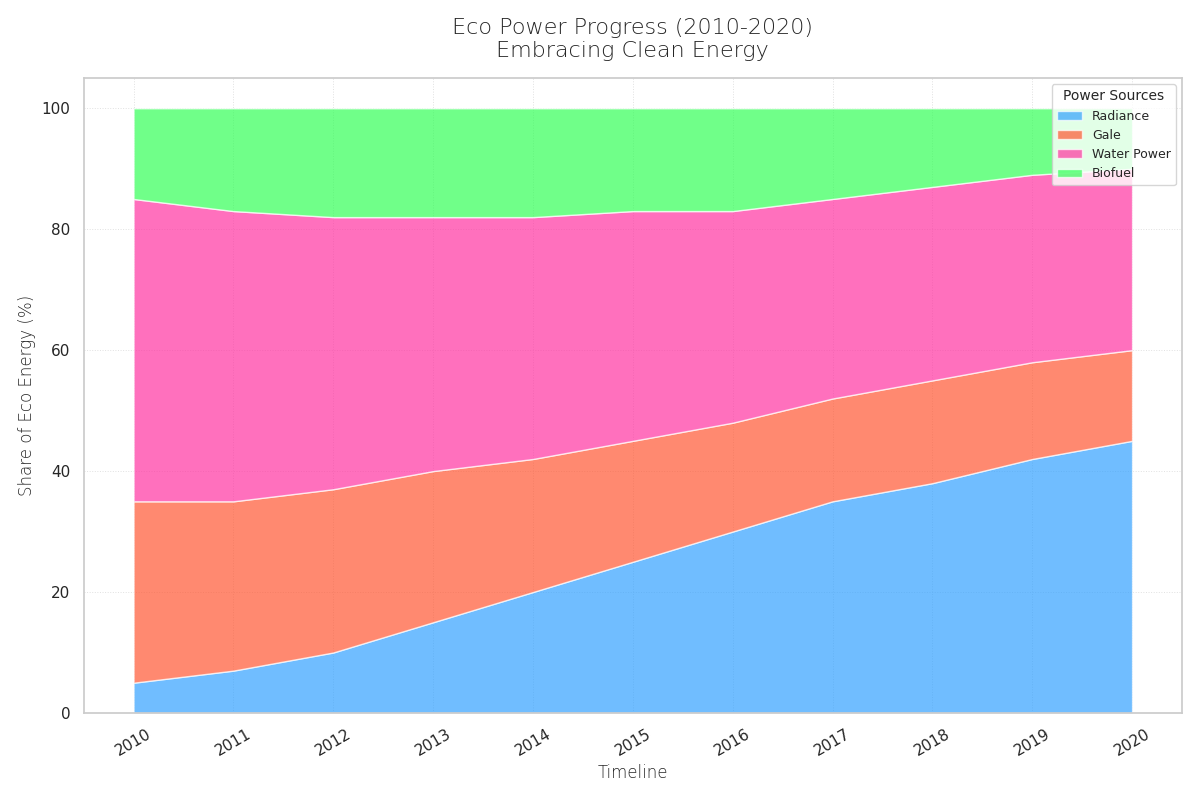

This figure's Python source:
import matplotlib.pyplot as plt
import numpy as np

years = np.arange(2010, 2021)

solar = [5, 7, 10, 15, 20, 25, 30, 35, 38, 42, 45]
wind = [30, 28, 27, 25, 22, 20, 18, 17, 17, 16, 15]
hydroelectric = [50, 48, 45, 42, 40, 38, 35, 33, 32, 31, 30]
biomass = [15, 17, 18, 18, 18, 17, 17, 15, 13, 11, 10]

data = np.vstack([solar, wind, hydroelectric, biomass])

plt.figure(figsize=(12, 8))
plt.stackplot(years, data, 
              labels=['Radiance', 'Gale', 'Water Power', 'Biofuel'], 
              colors=['#33A1FF', '#FF5733', '#FF33A1', '#33FF57'], alpha=0.7)

plt.title("Eco Power Progress (2010-2020)\nEmbracing Clean Energy", fontsize=16, fontweight='light', pad=15)
plt.xlabel('Timeline', fontsize=12, fontweight='light')
plt.ylabel('Share of Eco Energy (%)', fontsize=12, fontweight='light')

plt.legend(loc='upper right', title="Power Sources", fontsize=9, title_fontsize=10)

plt.grid(True, linestyle=':', linewidth=0.7, alpha=0.6)
plt.xticks(years, rotation=30)
plt.tight_layout()

plt.show()
